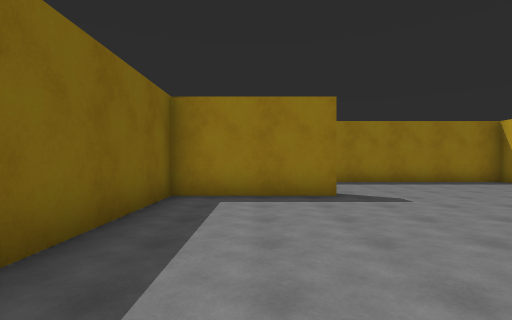
[1] (above)

20 first-person views from a walk through a Unity game level. The camera is 1.5 m above the floor, looks level and sees 85° across. The floor is counted in squares, 2 m on a side. Each view is taken from the middle of a square. On the plan, view 1 faces up. The plan holds only what a view shows up to about 10 squares ahead; the rest is blank. The place goes on beyond the plan. The player is left out. Surface patterns are stand-ins for the level's own textures.

[2]
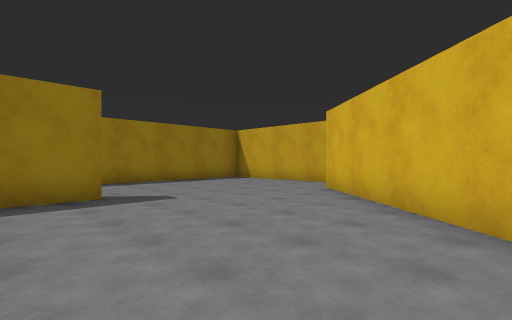

[3]
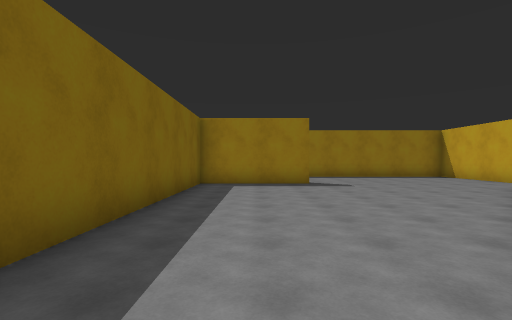

[4]
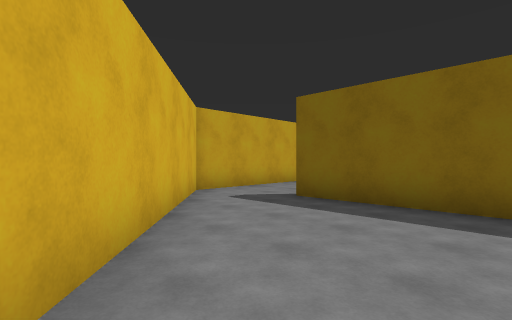

[5]
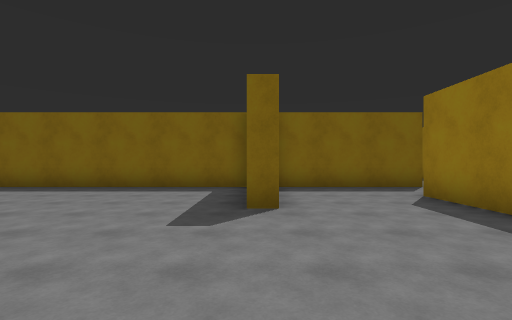

[6]
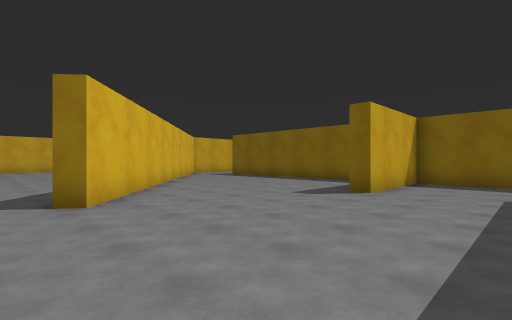

[7]
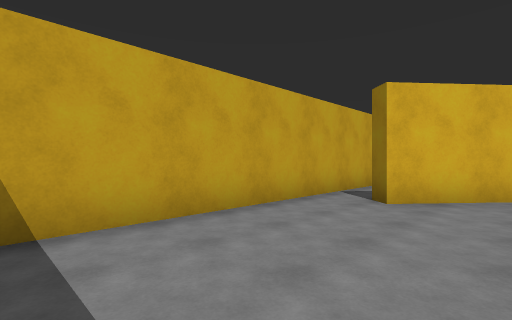

[8]
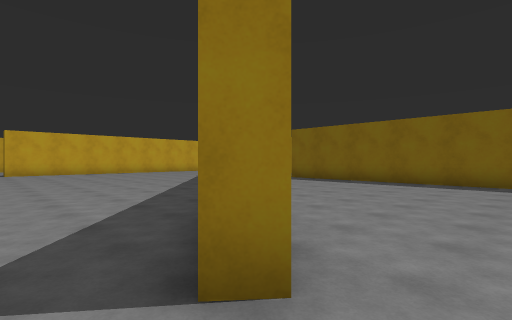

[9]
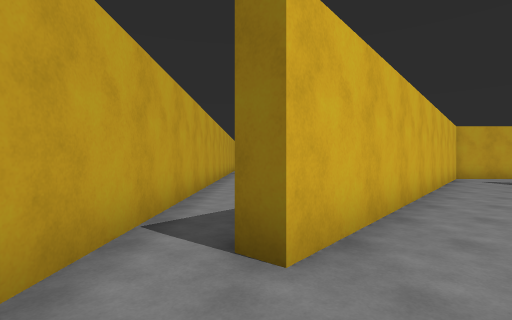

[10]
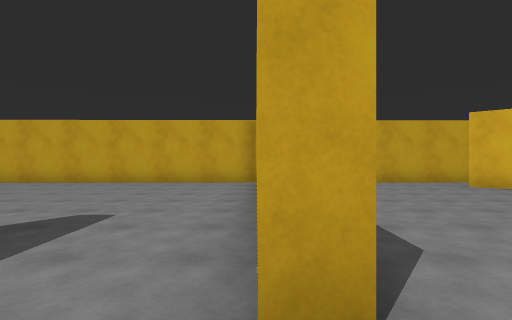

[11]
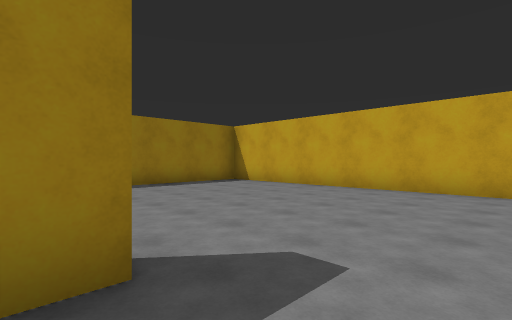

[12]
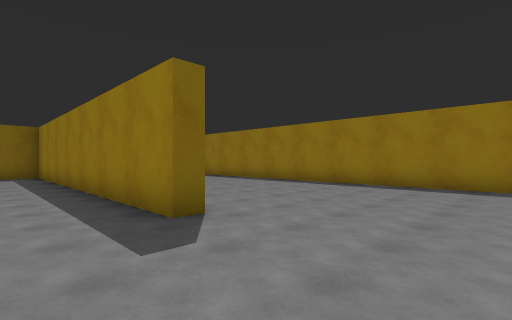

[13]
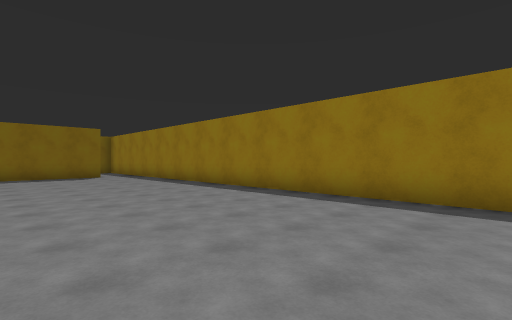

[14]
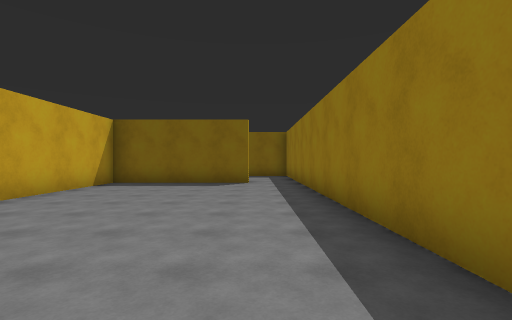

[15]
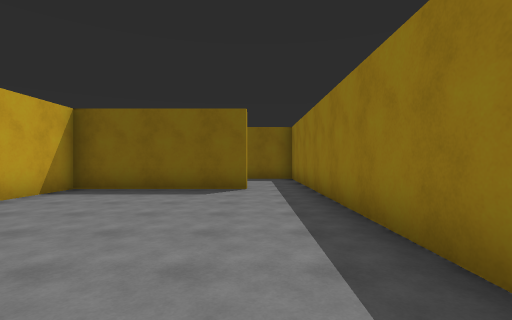

[16]
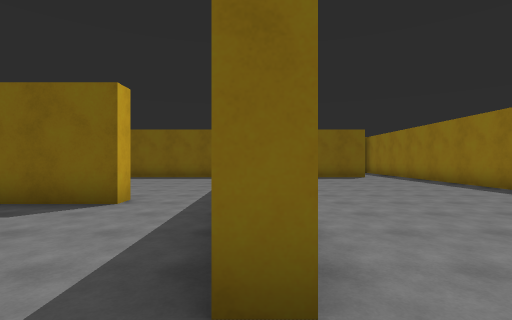

[17]
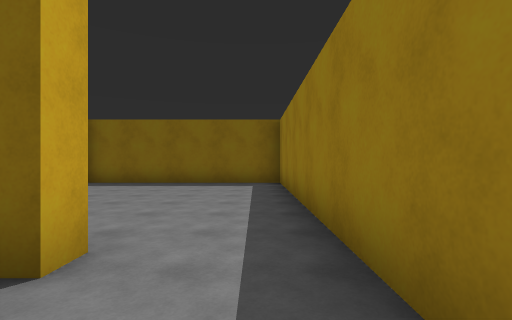

[18]
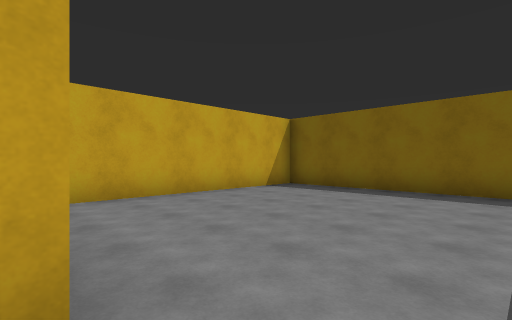

[19]
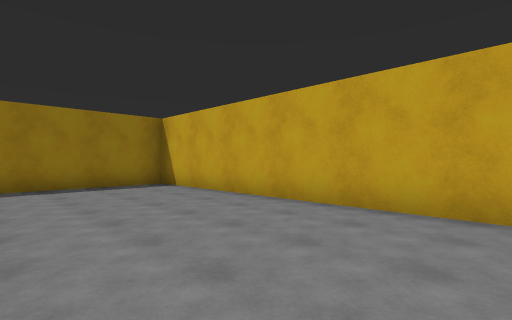

[20]
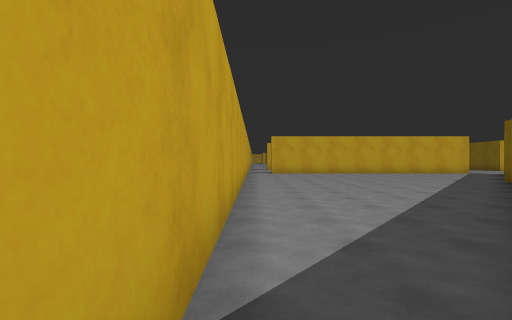

### Floor plan
Points are (right, up) in squares from view 1. A wall is a line through its corners. A room is listed if a view was taken in it or the views show most of it. See-through windows are left out.
Room 1 (views 1, 2, 3, 4, 5, 6, 7, 8, 9, 10)
walls: (8.3, 4.6) (8.3, 9.5) (0.2, 9.5) (0.2, 10); (-1.8, 10.6) (-1.8, 6.4) (1.7, 6.4) (1.7, 5.9) (-1.8, 5.9) (-1.8, -2.6); (-2.4, -5) (-0.9, -5) (6.8, 4.1) (7.2, 3.7)
ways out: opening at (-0.5, 10) to room 2; opening at (8, 4) to room 5; opening at (-2, -3.5)
Room 2 (views 11, 17)
walls: (1.7, 12.8) (-1.5, 12.8)
ways out: opening at (-0.5, 10) to room 1; opening at (1, 11.5) to room 3; opening at (-2, 11.5) to room 4
Room 3 (views 12, 13, 14, 15, 16, 19)
walls: (1.7, 13.4) (1.7, 12.8); (8.3, 9.9) (8.2, 19.4) (-8.4, 19.4); (-9.2, 17.9) (-9.2, 13.3) (-5.1, 13.3)
ways out: opening at (1, 11.5) to room 2; opening at (-9, 18.5)
Room 4 (view 18)
walls: (-2.4, 10.6) (-1.8, 10.6); (-1.5, 12.8) (-9.2, 12.8) (-9.2, 6.4) (-3.1, 6.4)
ways out: opening at (-2, 11.5) to room 2
Room 5 (view 20)
walls: (8.4, -5.1) (8.3, 4.6)
ways out: opening at (8, 4) to room 1

Where each view was taken, in squares from view 1:
view 1: 0 up, 0 right, facing up
view 2: 0 up, 0 right, facing up-right
view 3: 3 down, 0 right, facing up
view 4: 1 up, 3 right, facing down-left
view 5: 6 up, 6 right, facing left
view 6: 9 up, 8 right, facing down-left
view 7: 9 up, 5 right, facing down-right
view 8: 5 up, 8 right, facing down-left
view 9: 6 up, 7 right, facing down
view 10: 10 up, 1 left, facing right
view 11: 11 up, 1 right, facing up-right
view 12: 11 up, 5 right, facing up-left
view 13: 14 up, 4 right, facing up-left
view 14: 18 up, 0 right, facing left
view 15: 18 up, 2 left, facing left
view 16: 13 up, 3 right, facing left
view 17: 12 up, 0 right, facing left
view 18: 12 up, 2 left, facing down-left
view 19: 11 up, 4 right, facing up-right
view 20: 4 up, 8 right, facing down
